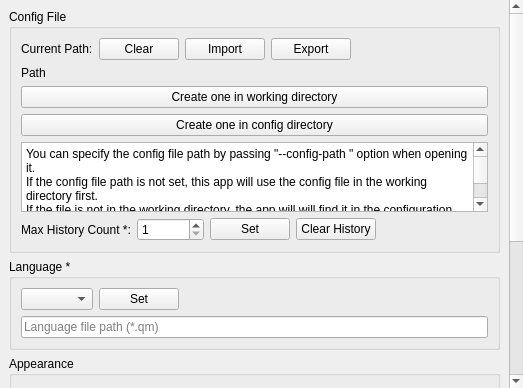
<?xml version="1.0" encoding="UTF-8"?>
<ui version="4.0">
 <class>SettingsTab</class>
 <widget class="QWidget" name="SettingsTab">
  <property name="geometry">
   <rect>
    <x>0</x>
    <y>0</y>
    <width>523</width>
    <height>388</height>
   </rect>
  </property>
  <layout class="QVBoxLayout" name="verticalLayout_4">
   <property name="spacing">
    <number>0</number>
   </property>
   <property name="leftMargin">
    <number>0</number>
   </property>
   <property name="topMargin">
    <number>0</number>
   </property>
   <property name="rightMargin">
    <number>0</number>
   </property>
   <property name="bottomMargin">
    <number>0</number>
   </property>
   <item>
    <widget class="QScrollArea" name="scrollArea">
     <property name="frameShape">
      <enum>QFrame::NoFrame</enum>
     </property>
     <property name="widgetResizable">
      <bool>true</bool>
     </property>
     <widget class="QWidget" name="scrollAreaWidgetContents">
      <property name="geometry">
       <rect>
        <x>0</x>
        <y>-415</y>
        <width>596</width>
        <height>786</height>
       </rect>
      </property>
      <layout class="QVBoxLayout" name="verticalLayout_5">
       <item>
        <widget class="QGroupBox" name="confGrpBox">
         <property name="title">
          <string>Config File</string>
         </property>
         <layout class="QVBoxLayout" name="verticalLayout">
          <item>
           <layout class="QHBoxLayout" name="horizontalLayout">
            <item>
             <widget class="QLabel" name="label">
              <property name="text">
               <string>Current Path:</string>
              </property>
             </widget>
            </item>
            <item>
             <widget class="QPushButton" name="Conf_clearButton">
              <property name="text">
               <string>Clear</string>
              </property>
             </widget>
            </item>
            <item>
             <widget class="QPushButton" name="Conf_importButton">
              <property name="text">
               <string>Import</string>
              </property>
             </widget>
            </item>
            <item>
             <widget class="QPushButton" name="Conf_exportButton">
              <property name="text">
               <string>Export</string>
              </property>
             </widget>
            </item>
            <item>
             <spacer name="horizontalSpacer">
              <property name="orientation">
               <enum>Qt::Horizontal</enum>
              </property>
              <property name="sizeHint" stdset="0">
               <size>
                <width>0</width>
                <height>0</height>
               </size>
              </property>
             </spacer>
            </item>
           </layout>
          </item>
          <item>
           <widget class="QLabel" name="Conf_currPathLabel">
            <property name="text">
             <string>Path</string>
            </property>
           </widget>
          </item>
          <item>
           <widget class="QPushButton" name="Conf_createInCWDButton">
            <property name="text">
             <string>Create one in working directory</string>
            </property>
           </widget>
          </item>
          <item>
           <widget class="QPushButton" name="Conf_createInConfDirButton">
            <property name="text">
             <string>Create one in config directory</string>
            </property>
           </widget>
          </item>
          <item>
           <widget class="QPlainTextEdit" name="Conf_tipsEdit">
            <property name="undoRedoEnabled">
             <bool>false</bool>
            </property>
            <property name="readOnly">
             <bool>true</bool>
            </property>
            <property name="plainText">
             <string>You can specify the config file path by passing &quot;--config-path &lt;path&gt;&quot; option when opening it.
If the config file path is not set, this app will use the config file in the working directory first.
If the file is not in the working directory, the app will will find it in the configuration directory.
If no config file is detected, This app will create one in the current working directory.</string>
            </property>
           </widget>
          </item>
          <item>
           <layout class="QHBoxLayout" name="horizontalLayout_4">
            <item>
             <widget class="QLabel" name="label_6">
              <property name="text">
               <string>Max History Count *:</string>
              </property>
             </widget>
            </item>
            <item>
             <widget class="QSpinBox" name="Conf_maxHistoryBox">
              <property name="minimum">
               <number>1</number>
              </property>
              <property name="maximum">
               <number>2147483640</number>
              </property>
             </widget>
            </item>
            <item>
             <widget class="QPushButton" name="Conf_setMaxHistoryButton">
              <property name="text">
               <string>Set</string>
              </property>
             </widget>
            </item>
            <item>
             <widget class="QPushButton" name="Conf_clearHistoryButton">
              <property name="text">
               <string>Clear History</string>
              </property>
             </widget>
            </item>
            <item>
             <spacer name="horizontalSpacer_3">
              <property name="orientation">
               <enum>Qt::Horizontal</enum>
              </property>
              <property name="sizeHint" stdset="0">
               <size>
                <width>0</width>
                <height>0</height>
               </size>
              </property>
             </spacer>
            </item>
           </layout>
          </item>
         </layout>
        </widget>
       </item>
       <item>
        <widget class="QGroupBox" name="langGrpBox">
         <property name="title">
          <string>Language *</string>
         </property>
         <layout class="QVBoxLayout" name="verticalLayout_2">
          <item>
           <layout class="QHBoxLayout" name="horizontalLayout_2">
            <item>
             <widget class="QComboBox" name="Lang_nameBox">
              <property name="sizeAdjustPolicy">
               <enum>QComboBox::AdjustToContents</enum>
              </property>
             </widget>
            </item>
            <item>
             <widget class="QPushButton" name="Lang_setButton">
              <property name="text">
               <string>Set</string>
              </property>
             </widget>
            </item>
            <item>
             <spacer name="horizontalSpacer_2">
              <property name="orientation">
               <enum>Qt::Horizontal</enum>
              </property>
              <property name="sizeHint" stdset="0">
               <size>
                <width>0</width>
                <height>0</height>
               </size>
              </property>
             </spacer>
            </item>
           </layout>
          </item>
          <item>
           <widget class="QLineEdit" name="Lang_filePathEdit">
            <property name="placeholderText">
             <string>Language file path (*.qm)</string>
            </property>
           </widget>
          </item>
         </layout>
        </widget>
       </item>
       <item>
        <widget class="QGroupBox" name="appearanceGrpBox">
         <property name="title">
          <string>Appearance</string>
         </property>
         <layout class="QVBoxLayout" name="verticalLayout_3">
          <item>
           <widget class="QCheckBox" name="Android_fullScreenBox">
            <property name="text">
             <string>Full Screen</string>
            </property>
           </widget>
          </item>
          <item>
           <widget class="QCheckBox" name="Android_forceLandscapeBox">
            <property name="text">
             <string>Force landscape mode</string>
            </property>
           </widget>
          </item>
          <item>
           <widget class="QCheckBox" name="Android_dockBox">
            <property name="text">
             <string>Use Dock * (Experimental)</string>
            </property>
           </widget>
          </item>
          <item>
           <widget class="QWidget" name="opacityWidget" native="true">
            <layout class="QHBoxLayout" name="horizontalLayout_3">
             <property name="leftMargin">
              <number>0</number>
             </property>
             <property name="topMargin">
              <number>0</number>
             </property>
             <property name="rightMargin">
              <number>0</number>
             </property>
             <property name="bottomMargin">
              <number>0</number>
             </property>
             <item>
              <widget class="QLabel" name="label_2">
               <property name="text">
                <string>Opacity:</string>
               </property>
              </widget>
             </item>
             <item>
              <widget class="QSlider" name="Opacity_slider">
               <property name="minimum">
                <number>10</number>
               </property>
               <property name="maximum">
                <number>100</number>
               </property>
               <property name="value">
                <number>100</number>
               </property>
               <property name="orientation">
                <enum>Qt::Horizontal</enum>
               </property>
               <property name="tickPosition">
                <enum>QSlider::TicksBelow</enum>
               </property>
              </widget>
             </item>
             <item>
              <widget class="QSpinBox" name="Opacity_Box">
               <property name="minimum">
                <number>10</number>
               </property>
               <property name="maximum">
                <number>100</number>
               </property>
               <property name="value">
                <number>100</number>
               </property>
              </widget>
             </item>
            </layout>
           </widget>
          </item>
          <item>
           <layout class="QHBoxLayout" name="horizontalLayout_5">
            <item>
             <widget class="QLabel" name="label_9">
              <property name="text">
               <string>Theme *:</string>
              </property>
             </widget>
            </item>
            <item>
             <widget class="QComboBox" name="Theme_nameBox">
              <property name="sizePolicy">
               <sizepolicy hsizetype="Expanding" vsizetype="Fixed">
                <horstretch>0</horstretch>
                <verstretch>0</verstretch>
               </sizepolicy>
              </property>
             </widget>
            </item>
            <item>
             <widget class="QPushButton" name="Theme_setButton">
              <property name="text">
               <string>Set</string>
              </property>
             </widget>
            </item>
           </layout>
          </item>
          <item>
           <layout class="QHBoxLayout" name="horizontalLayout_7">
            <item>
             <widget class="QLabel" name="label_3">
              <property name="text">
               <string>Global Font:</string>
              </property>
             </widget>
            </item>
            <item>
             <widget class="QFontComboBox" name="Font_nameBox"/>
            </item>
            <item>
             <widget class="QSpinBox" name="Font_sizeBox">
              <property name="minimum">
               <number>1</number>
              </property>
              <property name="maximum">
               <number>65535</number>
              </property>
              <property name="value">
               <number>9</number>
              </property>
             </widget>
            </item>
            <item>
             <widget class="QPushButton" name="Font_setButton">
              <property name="text">
               <string>Set</string>
              </property>
             </widget>
            </item>
           </layout>
          </item>
          <item>
           <layout class="QHBoxLayout" name="horizontalLayout_8">
            <item>
             <widget class="QLabel" name="label_4">
              <property name="text">
               <string>Data Font:</string>
              </property>
             </widget>
            </item>
            <item>
             <widget class="QFontComboBox" name="DataFont_nameBox"/>
            </item>
            <item>
             <widget class="QSpinBox" name="DataFont_sizeBox">
              <property name="minimum">
               <number>1</number>
              </property>
              <property name="maximum">
               <number>65535</number>
              </property>
              <property name="value">
               <number>9</number>
              </property>
             </widget>
            </item>
            <item>
             <widget class="QPushButton" name="DataFont_setButton">
              <property name="text">
               <string>Set</string>
              </property>
             </widget>
            </item>
           </layout>
          </item>
         </layout>
        </widget>
       </item>
       <item>
        <widget class="QLabel" name="label_5">
         <property name="text">
          <string>Restart the app to make settings with &quot;*&quot; take effect.</string>
         </property>
        </widget>
       </item>
       <item>
        <spacer name="verticalSpacer">
         <property name="orientation">
          <enum>Qt::Vertical</enum>
         </property>
         <property name="sizeHint" stdset="0">
          <size>
           <width>0</width>
           <height>0</height>
          </size>
         </property>
        </spacer>
       </item>
      </layout>
     </widget>
    </widget>
   </item>
  </layout>
 </widget>
 <resources/>
 <connections/>
</ui>
